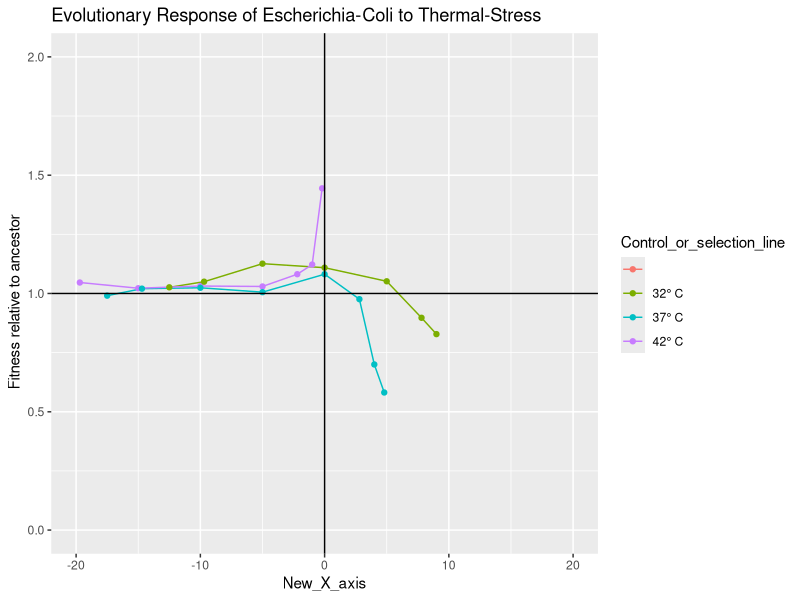

Write the R code that produced this figure.
library(ggplot2)
library(reshape)
library(dplyr)
library(ggpubr)


setwd("/home/sarthak/Documents/2020_04_01_SM_Temperature_niche_review/Graphs_and_R_codes/Multipoint_point_assay_papers/1_data_multipoint_assay")

df<-read.table(file="Lenski_and_Bennett_1993.txt" ,header= TRUE,sep = " ")


df0 <- df%>% slice(1:28)
df0$Selection_temperature=as.numeric(df0$Selection_temperature)
df0$New_X_axis=df0$Assay_temperature-df0$Selection_temperature 

a<- ggplot(df0, aes(x=New_X_axis, y=Mean_sex_not_considered,fill= )) +
  geom_line(aes(group=Control_or_selection_line, color=Control_or_selection_line)) +geom_point(aes(color=Control_or_selection_line))+
  ggtitle("Evolutionary Response of Escherichia-Coli to Thermal-Stress	") +
  ylab("Fitness relative to ancestor	") +ylim(0,2)+geom_hline(yintercept=1)+geom_vline(xintercept=0)+xlim(-20, 20)

#geom_errorbar(aes(ymin=Mean_sex_not_considered-standard_error, ymax=Mean_sex_not_considered+standard_error), width=.2,
#              position=position_dodge(.9) +geom_point()

print(a)


Sel_temp<-df0$Selection_temperature
New_X_axis<-df0$New_X_axis
Rel_fitness<-df0$Mean_sex_not_considered
CI<-df0$Confidence_interval
Replicate<-df0$Replicate
Paper_id<-replicate(28,"Lenski_and _Bennett")

Data_frame_Lenski_and_Bennett<-cbind(Paper_id,Sel_temp,New_X_axis,Rel_fitness,CI,Replicate)

write.table(Data_frame_Lenski_and_Bennett,file = "Data_frame_Lenski_and_Bennett.txt",sep = " ")













#df1 <- df%>% slice(53:55)


#b<- ggplot(df1, aes(x=Assay_temperature, y=Mean_sex_not_considered,fill= )) +
 # geom_line(aes(group=Control_or_selection_line, color=Control_or_selection_line)) +geom_point(aes(color=Control_or_selection_line))+
  #ggtitle("Evolutionary Response of Escherichia-Coli to Thermal-Stress	") +
  #ylab("Fitness relative to ancestor	")  +ylim(0,2)+geom_hline(yintercept=1)

#geom_errorbar(aes(ymin=Mean_sex_not_considered-standard_error, ymax=Mean_sex_not_considered+standard_error), width=.2,
#              position=position_dodge(.9) +geom_point()

#print(b)
